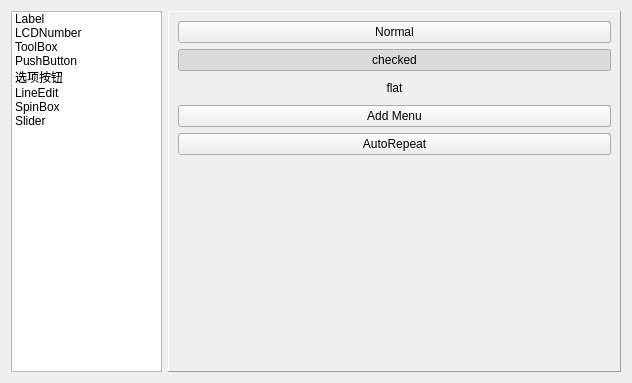
<?xml version="1.0" encoding="UTF-8"?>
<ui version="4.0">
 <class>Widget</class>
 <widget class="QWidget" name="Widget">
  <property name="geometry">
   <rect>
    <x>0</x>
    <y>0</y>
    <width>632</width>
    <height>383</height>
   </rect>
  </property>
  <property name="windowTitle">
   <string>Widget</string>
  </property>
  <layout class="QVBoxLayout" name="verticalLayout">
   <item>
    <layout class="QHBoxLayout" name="horizontalLayout_11" stretch="1,3">
     <item>
      <widget class="QListWidget" name="listWidget">
       <item>
        <property name="text">
         <string>Label</string>
        </property>
       </item>
       <item>
        <property name="text">
         <string>LCDNumber</string>
        </property>
       </item>
       <item>
        <property name="text">
         <string>ToolBox</string>
        </property>
       </item>
       <item>
        <property name="text">
         <string>PushButton</string>
        </property>
       </item>
       <item>
        <property name="text">
         <string>选项按钮</string>
        </property>
       </item>
       <item>
        <property name="text">
         <string>LineEdit</string>
        </property>
       </item>
       <item>
        <property name="text">
         <string>SpinBox</string>
        </property>
       </item>
       <item>
        <property name="text">
         <string>Slider</string>
        </property>
       </item>
      </widget>
     </item>
     <item>
      <widget class="QStackedWidget" name="stackedWidget">
       <property name="frameShape">
        <enum>QFrame::Panel</enum>
       </property>
       <property name="frameShadow">
        <enum>QFrame::Raised</enum>
       </property>
       <property name="currentIndex">
        <number>3</number>
       </property>
       <widget class="QWidget" name="page_label">
        <layout class="QVBoxLayout" name="verticalLayout_15">
         <item>
          <layout class="QHBoxLayout" name="horizontalLayout_12">
           <item>
            <layout class="QVBoxLayout" name="verticalLayout_12">
             <item>
              <widget class="QLabel" name="label_text">
               <property name="frameShape">
                <enum>QFrame::Panel</enum>
               </property>
               <property name="frameShadow">
                <enum>QFrame::Sunken</enum>
               </property>
               <property name="text">
                <string>TextLabel</string>
               </property>
               <property name="wordWrap">
                <bool>true</bool>
               </property>
              </widget>
             </item>
             <item>
              <spacer name="verticalSpacer_8">
               <property name="orientation">
                <enum>Qt::Vertical</enum>
               </property>
               <property name="sizeHint" stdset="0">
                <size>
                 <width>20</width>
                 <height>40</height>
                </size>
               </property>
              </spacer>
             </item>
            </layout>
           </item>
           <item>
            <layout class="QVBoxLayout" name="verticalLayout_11">
             <item>
              <widget class="QLabel" name="label">
               <property name="text">
                <string>Text Elide Mode:</string>
               </property>
              </widget>
             </item>
             <item>
              <widget class="QComboBox" name="comboBox_textElideMode"/>
             </item>
             <item>
              <widget class="QCheckBox" name="checkBox_wordWrap">
               <property name="text">
                <string>Word Wrap</string>
               </property>
               <property name="checked">
                <bool>true</bool>
               </property>
              </widget>
             </item>
             <item>
              <spacer name="verticalSpacer_10">
               <property name="orientation">
                <enum>Qt::Vertical</enum>
               </property>
               <property name="sizeHint" stdset="0">
                <size>
                 <width>20</width>
                 <height>40</height>
                </size>
               </property>
              </spacer>
             </item>
            </layout>
           </item>
          </layout>
         </item>
         <item>
          <layout class="QHBoxLayout" name="horizontalLayout_13">
           <item>
            <layout class="QVBoxLayout" name="verticalLayout_13">
             <item>
              <widget class="QLabel" name="label_picture">
               <property name="frameShape">
                <enum>QFrame::Box</enum>
               </property>
               <property name="text">
                <string>Pixmap</string>
               </property>
               <property name="scaledContents">
                <bool>false</bool>
               </property>
              </widget>
             </item>
             <item>
              <widget class="QLabel" name="label_movie">
               <property name="frameShape">
                <enum>QFrame::Box</enum>
               </property>
               <property name="frameShadow">
                <enum>QFrame::Raised</enum>
               </property>
               <property name="text">
                <string>Movie</string>
               </property>
              </widget>
             </item>
            </layout>
           </item>
           <item>
            <layout class="QVBoxLayout" name="verticalLayout_14">
             <item>
              <widget class="QCheckBox" name="checkBox_scaledContents">
               <property name="text">
                <string>Scaled Contents</string>
               </property>
              </widget>
             </item>
             <item>
              <spacer name="verticalSpacer_9">
               <property name="orientation">
                <enum>Qt::Vertical</enum>
               </property>
               <property name="sizeHint" stdset="0">
                <size>
                 <width>20</width>
                 <height>40</height>
                </size>
               </property>
              </spacer>
             </item>
            </layout>
           </item>
          </layout>
         </item>
        </layout>
       </widget>
       <widget class="QWidget" name="page_lcdNumber">
        <layout class="QVBoxLayout" name="verticalLayout_16" stretch="2,0,0">
         <item>
          <widget class="QLCDNumber" name="lcdNumber">
           <property name="lineWidth">
            <number>1</number>
           </property>
           <property name="midLineWidth">
            <number>1</number>
           </property>
           <property name="smallDecimalPoint">
            <bool>true</bool>
           </property>
           <property name="digitCount">
            <number>9</number>
           </property>
           <property name="segmentStyle">
            <enum>QLCDNumber::Flat</enum>
           </property>
           <property name="value" stdset="0">
            <double>123.456000000000003</double>
           </property>
          </widget>
         </item>
         <item>
          <layout class="QFormLayout" name="formLayout">
           <item row="1" column="0">
            <widget class="QLabel" name="label_10">
             <property name="text">
              <string>Segment Style:</string>
             </property>
            </widget>
           </item>
           <item row="1" column="1">
            <widget class="QComboBox" name="comboBox_segmentStyle"/>
           </item>
           <item row="2" column="0">
            <widget class="QLabel" name="digitCountLabel">
             <property name="text">
              <string>Digit Count:</string>
             </property>
            </widget>
           </item>
           <item row="2" column="1">
            <widget class="QSpinBox" name="digitCountSpinBox">
             <property name="minimum">
              <number>1</number>
             </property>
            </widget>
           </item>
           <item row="3" column="0">
            <widget class="QLabel" name="modeLabel">
             <property name="text">
              <string>Display Mode:</string>
             </property>
            </widget>
           </item>
           <item row="3" column="1">
            <widget class="QComboBox" name="modeComboBox"/>
           </item>
           <item row="4" column="0">
            <widget class="QCheckBox" name="checkBox_smallDecimalPoint">
             <property name="text">
              <string>Small Decimal Point</string>
             </property>
            </widget>
           </item>
           <item row="0" column="0">
            <widget class="QLabel" name="valueLabel">
             <property name="text">
              <string>Value:</string>
             </property>
            </widget>
           </item>
           <item row="0" column="1">
            <widget class="QLineEdit" name="lineEdit_lcdNumber_display"/>
           </item>
          </layout>
         </item>
         <item>
          <spacer name="verticalSpacer_11">
           <property name="orientation">
            <enum>Qt::Vertical</enum>
           </property>
           <property name="sizeHint" stdset="0">
            <size>
             <width>20</width>
             <height>40</height>
            </size>
           </property>
          </spacer>
         </item>
        </layout>
       </widget>
       <widget class="QWidget" name="page_3">
        <layout class="QHBoxLayout" name="horizontalLayout_6">
         <item>
          <widget class="QToolBox" name="toolBox">
           <property name="currentIndex">
            <number>2</number>
           </property>
           <widget class="QWidget" name="page_4">
            <property name="geometry">
             <rect>
              <x>0</x>
              <y>0</y>
              <width>214</width>
              <height>232</height>
             </rect>
            </property>
            <attribute name="label">
             <string>好友</string>
            </attribute>
           </widget>
           <widget class="QWidget" name="page_5">
            <property name="geometry">
             <rect>
              <x>0</x>
              <y>0</y>
              <width>214</width>
              <height>232</height>
             </rect>
            </property>
            <attribute name="label">
             <string>黑名单</string>
            </attribute>
           </widget>
           <widget class="QWidget" name="page_6">
            <property name="geometry">
             <rect>
              <x>0</x>
              <y>0</y>
              <width>214</width>
              <height>232</height>
             </rect>
            </property>
            <attribute name="label">
             <string>陌生人</string>
            </attribute>
           </widget>
          </widget>
         </item>
         <item>
          <spacer name="horizontalSpacer">
           <property name="orientation">
            <enum>Qt::Horizontal</enum>
           </property>
           <property name="sizeHint" stdset="0">
            <size>
             <width>165</width>
             <height>20</height>
            </size>
           </property>
          </spacer>
         </item>
        </layout>
       </widget>
       <widget class="QWidget" name="page_7">
        <layout class="QVBoxLayout" name="verticalLayout_5">
         <item>
          <widget class="QPushButton" name="pushButton_5">
           <property name="text">
            <string>Normal</string>
           </property>
          </widget>
         </item>
         <item>
          <widget class="QPushButton" name="pushButton">
           <property name="text">
            <string>checked</string>
           </property>
           <property name="checkable">
            <bool>true</bool>
           </property>
           <property name="checked">
            <bool>true</bool>
           </property>
          </widget>
         </item>
         <item>
          <widget class="QPushButton" name="pushButton_3">
           <property name="text">
            <string>flat</string>
           </property>
           <property name="flat">
            <bool>true</bool>
           </property>
          </widget>
         </item>
         <item>
          <widget class="QPushButton" name="pushButton_menus">
           <property name="text">
            <string>Add Menu</string>
           </property>
          </widget>
         </item>
         <item>
          <widget class="QPushButton" name="pushButton_2">
           <property name="text">
            <string>AutoRepeat</string>
           </property>
           <property name="autoRepeat">
            <bool>true</bool>
           </property>
           <property name="autoRepeatDelay">
            <number>1000</number>
           </property>
           <property name="autoRepeatInterval">
            <number>500</number>
           </property>
          </widget>
         </item>
         <item>
          <spacer name="verticalSpacer_5">
           <property name="orientation">
            <enum>Qt::Vertical</enum>
           </property>
           <property name="sizeHint" stdset="0">
            <size>
             <width>20</width>
             <height>60</height>
            </size>
           </property>
          </spacer>
         </item>
        </layout>
       </widget>
       <widget class="QWidget" name="page_8">
        <layout class="QHBoxLayout" name="horizontalLayout_5">
         <item>
          <widget class="QGroupBox" name="groupBox">
           <property name="title">
            <string>复选框</string>
           </property>
           <layout class="QVBoxLayout" name="verticalLayout_2">
            <item>
             <widget class="QCheckBox" name="checkBox">
              <property name="text">
               <string>吃饭</string>
              </property>
             </widget>
            </item>
            <item>
             <widget class="QCheckBox" name="checkBox_2">
              <property name="text">
               <string>睡觉</string>
              </property>
             </widget>
            </item>
            <item>
             <widget class="QCheckBox" name="checkBox_3">
              <property name="text">
               <string>打豆豆</string>
              </property>
             </widget>
            </item>
            <item>
             <widget class="QCheckBox" name="checkBox_4">
              <property name="text">
               <string>tristate</string>
              </property>
              <property name="tristate">
               <bool>true</bool>
              </property>
             </widget>
            </item>
            <item>
             <spacer name="verticalSpacer_2">
              <property name="orientation">
               <enum>Qt::Vertical</enum>
              </property>
              <property name="sizeHint" stdset="0">
               <size>
                <width>20</width>
                <height>40</height>
               </size>
              </property>
             </spacer>
            </item>
           </layout>
          </widget>
         </item>
         <item>
          <widget class="QGroupBox" name="groupBox_2">
           <property name="title">
            <string>单选框</string>
           </property>
           <layout class="QVBoxLayout" name="verticalLayout_3">
            <item>
             <widget class="QRadioButton" name="radioButton">
              <property name="text">
               <string>很好</string>
              </property>
             </widget>
            </item>
            <item>
             <widget class="QRadioButton" name="radioButton_2">
              <property name="text">
               <string>一般</string>
              </property>
             </widget>
            </item>
            <item>
             <widget class="QRadioButton" name="radioButton_3">
              <property name="text">
               <string>很差</string>
              </property>
             </widget>
            </item>
            <item>
             <spacer name="verticalSpacer_3">
              <property name="orientation">
               <enum>Qt::Vertical</enum>
              </property>
              <property name="sizeHint" stdset="0">
               <size>
                <width>20</width>
                <height>40</height>
               </size>
              </property>
             </spacer>
            </item>
           </layout>
          </widget>
         </item>
         <item>
          <widget class="QGroupBox" name="groupBox_3">
           <property name="title">
            <string>exclusive独占按钮</string>
           </property>
           <layout class="QVBoxLayout" name="verticalLayout_4">
            <item>
             <widget class="QCheckBox" name="checkBox_5">
              <property name="text">
               <string>吃饭</string>
              </property>
              <property name="autoExclusive">
               <bool>true</bool>
              </property>
             </widget>
            </item>
            <item>
             <widget class="QCheckBox" name="checkBox_6">
              <property name="text">
               <string>睡觉</string>
              </property>
              <property name="autoExclusive">
               <bool>true</bool>
              </property>
             </widget>
            </item>
            <item>
             <widget class="QCheckBox" name="checkBox_7">
              <property name="text">
               <string>打豆豆</string>
              </property>
              <property name="autoExclusive">
               <bool>true</bool>
              </property>
             </widget>
            </item>
            <item>
             <spacer name="verticalSpacer_4">
              <property name="orientation">
               <enum>Qt::Vertical</enum>
              </property>
              <property name="sizeHint" stdset="0">
               <size>
                <width>20</width>
                <height>40</height>
               </size>
              </property>
             </spacer>
            </item>
           </layout>
          </widget>
         </item>
        </layout>
       </widget>
       <widget class="QWidget" name="page_9">
        <layout class="QVBoxLayout" name="verticalLayout_10">
         <item>
          <layout class="QHBoxLayout" name="horizontalLayout" stretch="1,2,3">
           <item>
            <widget class="QLabel" name="label_2">
             <property name="toolTip">
              <string>&lt;html&gt;&lt;head/&gt;&lt;body&gt;&lt;p&gt;显示模式&lt;/p&gt;&lt;/body&gt;&lt;/html&gt;</string>
             </property>
             <property name="text">
              <string>echoMode:</string>
             </property>
            </widget>
           </item>
           <item>
            <widget class="QComboBox" name="comboBox"/>
           </item>
           <item>
            <widget class="QLineEdit" name="lineEdit">
             <property name="text">
              <string>password</string>
             </property>
             <property name="echoMode">
              <enum>QLineEdit::Normal</enum>
             </property>
            </widget>
           </item>
          </layout>
         </item>
         <item>
          <layout class="QHBoxLayout" name="horizontalLayout_2">
           <item>
            <widget class="QLabel" name="label_3">
             <property name="toolTip">
              <string>&lt;html&gt;&lt;head/&gt;&lt;body&gt;&lt;p&gt;输入掩码&lt;/p&gt;&lt;/body&gt;&lt;/html&gt;</string>
             </property>
             <property name="text">
              <string>inputMask:</string>
             </property>
            </widget>
           </item>
           <item>
            <widget class="QLineEdit" name="lineEdit_inputMask">
             <property name="toolTip">
              <string>&lt;html&gt;&lt;head/&gt;&lt;body&gt;&lt;p&gt;请输入11位电话号码&lt;/p&gt;&lt;/body&gt;&lt;/html&gt;</string>
             </property>
             <property name="inputMask">
              <string>199-9999-9999\#</string>
             </property>
             <property name="frame">
              <bool>true</bool>
             </property>
            </widget>
           </item>
          </layout>
         </item>
         <item>
          <layout class="QHBoxLayout" name="horizontalLayout_4">
           <item>
            <widget class="QLabel" name="label_5">
             <property name="text">
              <string>clearButtonText:</string>
             </property>
            </widget>
           </item>
           <item>
            <widget class="QLineEdit" name="lineEdit_2">
             <property name="text">
              <string>line edit</string>
             </property>
             <property name="placeholderText">
              <string>line edit</string>
             </property>
             <property name="clearButtonEnabled">
              <bool>true</bool>
             </property>
            </widget>
           </item>
          </layout>
         </item>
         <item>
          <layout class="QHBoxLayout" name="horizontalLayout_3">
           <item>
            <widget class="QLabel" name="label_4">
             <property name="text">
              <string>自动补全：</string>
             </property>
            </widget>
           </item>
           <item>
            <widget class="QLineEdit" name="lineEdit_complete">
             <property name="placeholderText">
              <string>简单示例</string>
             </property>
            </widget>
           </item>
          </layout>
         </item>
         <item>
          <widget class="QGroupBox" name="groupBox_compleeterExample">
           <property name="title">
            <string>Completer Example</string>
           </property>
          </widget>
         </item>
         <item>
          <widget class="QGroupBox" name="groupBox_customLineEdit">
           <property name="styleSheet">
            <string notr="true"/>
           </property>
           <property name="title">
            <string>自定义行编辑器组件</string>
           </property>
          </widget>
         </item>
         <item>
          <spacer name="verticalSpacer">
           <property name="orientation">
            <enum>Qt::Vertical</enum>
           </property>
           <property name="sizeHint" stdset="0">
            <size>
             <width>20</width>
             <height>40</height>
            </size>
           </property>
          </spacer>
         </item>
        </layout>
       </widget>
       <widget class="QWidget" name="page_10">
        <layout class="QVBoxLayout" name="verticalLayout_6">
         <item>
          <widget class="QDateTimeEdit" name="dateTimeEdit"/>
         </item>
         <item>
          <widget class="QSpinBox" name="spinBox">
           <property name="maximum">
            <number>10000</number>
           </property>
          </widget>
         </item>
         <item>
          <spacer name="verticalSpacer_7">
           <property name="orientation">
            <enum>Qt::Vertical</enum>
           </property>
           <property name="sizeHint" stdset="0">
            <size>
             <width>20</width>
             <height>40</height>
            </size>
           </property>
          </spacer>
         </item>
         <item>
          <layout class="QHBoxLayout" name="horizontalLayout_7">
           <item>
            <widget class="QLabel" name="label_6">
             <property name="text">
              <string>Button symbol:</string>
             </property>
            </widget>
           </item>
           <item>
            <widget class="QComboBox" name="comboBox_buttonSymbol"/>
           </item>
          </layout>
         </item>
         <item>
          <widget class="QCheckBox" name="checkBox_wrapping">
           <property name="text">
            <string>Wrapping</string>
           </property>
          </widget>
         </item>
         <item>
          <widget class="QCheckBox" name="checkBox_accelerated">
           <property name="text">
            <string>Accelerated</string>
           </property>
          </widget>
         </item>
         <item>
          <widget class="QCheckBox" name="checkBox_showGroupSeperator">
           <property name="text">
            <string>Show group seperator</string>
           </property>
          </widget>
         </item>
         <item>
          <spacer name="verticalSpacer_6">
           <property name="orientation">
            <enum>Qt::Vertical</enum>
           </property>
           <property name="sizeHint" stdset="0">
            <size>
             <width>20</width>
             <height>40</height>
            </size>
           </property>
          </spacer>
         </item>
        </layout>
       </widget>
       <widget class="QWidget" name="page_11">
        <layout class="QHBoxLayout" name="horizontalLayout_10">
         <item>
          <layout class="QHBoxLayout" name="horizontalLayout_9">
           <item>
            <widget class="QScrollBar" name="verticalScrollBar">
             <property name="orientation">
              <enum>Qt::Vertical</enum>
             </property>
            </widget>
           </item>
           <item>
            <widget class="QSlider" name="verticalSlider">
             <property name="orientation">
              <enum>Qt::Vertical</enum>
             </property>
            </widget>
           </item>
          </layout>
         </item>
         <item>
          <layout class="QVBoxLayout" name="verticalLayout_8">
           <item>
            <widget class="QScrollBar" name="horizontalScrollBar">
             <property name="orientation">
              <enum>Qt::Horizontal</enum>
             </property>
            </widget>
           </item>
           <item>
            <widget class="QSlider" name="horizontalSlider">
             <property name="orientation">
              <enum>Qt::Horizontal</enum>
             </property>
            </widget>
           </item>
           <item>
            <widget class="QDial" name="dial"/>
           </item>
          </layout>
         </item>
         <item>
          <layout class="QVBoxLayout" name="verticalLayout_9">
           <item>
            <widget class="QCheckBox" name="checkBox_invertedAppearance">
             <property name="text">
              <string>Inverted appearance</string>
             </property>
            </widget>
           </item>
           <item>
            <widget class="QCheckBox" name="checkBox_invertedControls">
             <property name="text">
              <string>Inverted controls</string>
             </property>
            </widget>
           </item>
           <item>
            <widget class="QGroupBox" name="groupBox_5">
             <property name="title">
              <string>prop_slider</string>
             </property>
             <layout class="QGridLayout" name="gridLayout">
              <item row="0" column="0">
               <widget class="QLabel" name="label_7">
                <property name="text">
                 <string>Tick position:</string>
                </property>
               </widget>
              </item>
              <item row="0" column="1">
               <widget class="QComboBox" name="comboBox_tickPosition"/>
              </item>
              <item row="1" column="0">
               <widget class="QLabel" name="label_8">
                <property name="text">
                 <string>Tick interval:</string>
                </property>
               </widget>
              </item>
              <item row="1" column="1">
               <widget class="QSpinBox" name="spinBox_tickInterval"/>
              </item>
             </layout>
            </widget>
           </item>
           <item>
            <widget class="QGroupBox" name="groupBox_4">
             <property name="title">
              <string>prop_dial</string>
             </property>
             <layout class="QVBoxLayout" name="verticalLayout_7">
              <item>
               <widget class="QCheckBox" name="checkBox_dial_wrapping">
                <property name="text">
                 <string>Wrapping</string>
                </property>
               </widget>
              </item>
              <item>
               <widget class="QCheckBox" name="checkBox_dial_notchesVisible">
                <property name="text">
                 <string>Notches visible</string>
                </property>
               </widget>
              </item>
              <item>
               <layout class="QHBoxLayout" name="horizontalLayout_8">
                <item>
                 <widget class="QLabel" name="label_9">
                  <property name="text">
                   <string>Notches target:</string>
                  </property>
                 </widget>
                </item>
                <item>
                 <widget class="QSpinBox" name="spinBox_dial_notchesTarget"/>
                </item>
               </layout>
              </item>
             </layout>
            </widget>
           </item>
          </layout>
         </item>
        </layout>
       </widget>
      </widget>
     </item>
    </layout>
   </item>
  </layout>
 </widget>
 <resources/>
 <connections>
  <connection>
   <sender>listWidget</sender>
   <signal>currentRowChanged(int)</signal>
   <receiver>stackedWidget</receiver>
   <slot>setCurrentIndex(int)</slot>
   <hints>
    <hint type="sourcelabel">
     <x>84</x>
     <y>67</y>
    </hint>
    <hint type="destinationlabel">
     <x>194</x>
     <y>137</y>
    </hint>
   </hints>
  </connection>
  <connection>
   <sender>horizontalSlider</sender>
   <signal>valueChanged(int)</signal>
   <receiver>dial</receiver>
   <slot>setValue(int)</slot>
   <hints>
    <hint type="sourcelabel">
     <x>228</x>
     <y>25</y>
    </hint>
    <hint type="destinationlabel">
     <x>228</x>
     <y>30</y>
    </hint>
   </hints>
  </connection>
  <connection>
   <sender>dial</sender>
   <signal>valueChanged(int)</signal>
   <receiver>horizontalScrollBar</receiver>
   <slot>setValue(int)</slot>
   <hints>
    <hint type="sourcelabel">
     <x>228</x>
     <y>30</y>
    </hint>
    <hint type="destinationlabel">
     <x>228</x>
     <y>19</y>
    </hint>
   </hints>
  </connection>
  <connection>
   <sender>horizontalScrollBar</sender>
   <signal>valueChanged(int)</signal>
   <receiver>horizontalSlider</receiver>
   <slot>setValue(int)</slot>
   <hints>
    <hint type="sourcelabel">
     <x>228</x>
     <y>19</y>
    </hint>
    <hint type="destinationlabel">
     <x>228</x>
     <y>25</y>
    </hint>
   </hints>
  </connection>
  <connection>
   <sender>verticalScrollBar</sender>
   <signal>valueChanged(int)</signal>
   <receiver>verticalSlider</receiver>
   <slot>setValue(int)</slot>
   <hints>
    <hint type="sourcelabel">
     <x>185</x>
     <y>29</y>
    </hint>
    <hint type="destinationlabel">
     <x>199</x>
     <y>29</y>
    </hint>
   </hints>
  </connection>
  <connection>
   <sender>verticalSlider</sender>
   <signal>valueChanged(int)</signal>
   <receiver>dial</receiver>
   <slot>setValue(int)</slot>
   <hints>
    <hint type="sourcelabel">
     <x>199</x>
     <y>29</y>
    </hint>
    <hint type="destinationlabel">
     <x>228</x>
     <y>30</y>
    </hint>
   </hints>
  </connection>
  <connection>
   <sender>dial</sender>
   <signal>valueChanged(int)</signal>
   <receiver>verticalScrollBar</receiver>
   <slot>setValue(int)</slot>
   <hints>
    <hint type="sourcelabel">
     <x>228</x>
     <y>30</y>
    </hint>
    <hint type="destinationlabel">
     <x>185</x>
     <y>29</y>
    </hint>
   </hints>
  </connection>
  <connection>
   <sender>lineEdit_lcdNumber_display</sender>
   <signal>textChanged(QString)</signal>
   <receiver>lcdNumber</receiver>
   <slot>display(QString)</slot>
   <hints>
    <hint type="sourcelabel">
     <x>379</x>
     <y>169</y>
    </hint>
    <hint type="destinationlabel">
     <x>392</x>
     <y>146</y>
    </hint>
   </hints>
  </connection>
 </connections>
</ui>
